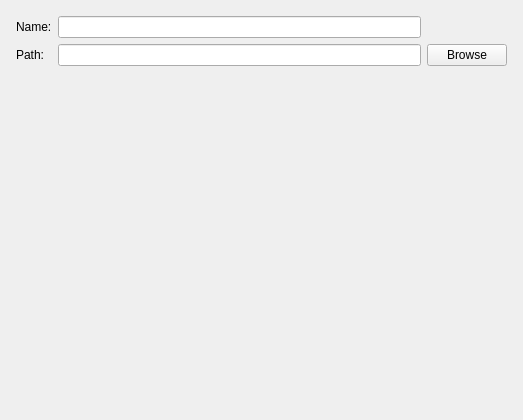
<?xml version="1.0" encoding="UTF-8"?>
<ui version="4.0">
 <class>ProSetPage</class>
 <widget class="QWizardPage" name="ProSetPage">
  <property name="geometry">
   <rect>
    <x>0</x>
    <y>0</y>
    <width>523</width>
    <height>420</height>
   </rect>
  </property>
  <property name="windowTitle">
   <string>WizardPage</string>
  </property>
  <layout class="QGridLayout" name="gridLayout_2">
   <item row="0" column="0">
    <layout class="QGridLayout" name="gridLayout">
     <property name="leftMargin">
      <number>5</number>
     </property>
     <property name="topMargin">
      <number>5</number>
     </property>
     <property name="rightMargin">
      <number>5</number>
     </property>
     <item row="1" column="2">
      <widget class="QPushButton" name="pushButton">
       <property name="text">
        <string>Browse</string>
       </property>
      </widget>
     </item>
     <item row="0" column="1">
      <widget class="QLineEdit" name="lineEdit"/>
     </item>
     <item row="0" column="0">
      <widget class="QLabel" name="label">
       <property name="text">
        <string>Name:</string>
       </property>
      </widget>
     </item>
     <item row="1" column="1">
      <widget class="QLineEdit" name="lineEdit_2"/>
     </item>
     <item row="1" column="0">
      <widget class="QLabel" name="label_2">
       <property name="text">
        <string>Path:</string>
       </property>
      </widget>
     </item>
     <item row="2" column="1">
      <widget class="QLabel" name="tips">
       <property name="text">
        <string/>
       </property>
      </widget>
     </item>
    </layout>
   </item>
  </layout>
 </widget>
 <resources/>
 <connections/>
</ui>
